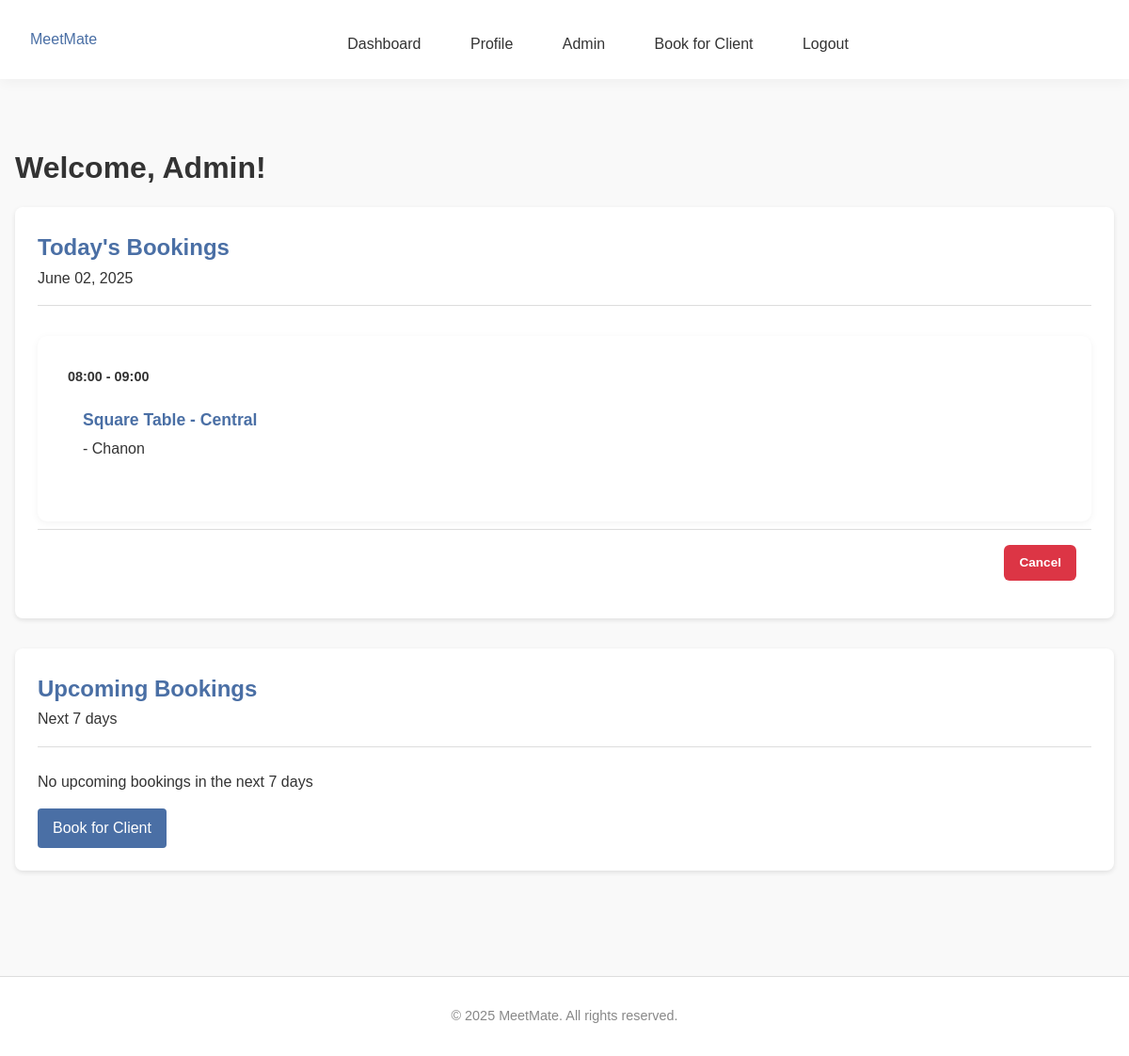
The app's page /dashboard (signed in) with its own data.
### tables this page shows
CREATE TABLE bookings (
                id INTEGER PRIMARY KEY AUTOINCREMENT,
                user_id INTEGER NOT NULL,
                room_id INTEGER NOT NULL,
                date TEXT NOT NULL,
                time_start TEXT NOT NULL,
                time_end TEXT NOT NULL,
                booking_admin_id INTEGER,
                notes TEXT,
                FOREIGN KEY (user_id) REFERENCES users (id),
                FOREIGN KEY (room_id) REFERENCES rooms (id),
                FOREIGN KEY (booking_admin_id) REFERENCES users (id)
            );

CREATE TABLE rooms (
                id INTEGER PRIMARY KEY AUTOINCREMENT,
                name TEXT NOT NULL,
                location TEXT NOT NULL,
                capacity INTEGER NOT NULL,
                room_type TEXT DEFAULT 'conference'
            );

CREATE TABLE users (
                id INTEGER PRIMARY KEY AUTOINCREMENT,
                username TEXT NOT NULL UNIQUE,
                email TEXT NOT NULL UNIQUE,
                password TEXT NOT NULL,
                firstname TEXT,
                lastname TEXT,
                dob TEXT,
                address TEXT,
                role TEXT DEFAULT 'user'
            );

### app.py (the view, shortened to what this page needs)
@app.route('/dashboard')
@login_required
def dashboard():
    connection = get_database_connection()
    cursor = connection.cursor()
    user_id = session['user_id']
    now = datetime.now()
    current_date = now.date()
    current_time = now.time()
    today_bookings = []
    upcoming_bookings = []
    today_date = ''
    user_today_bookings = []
    user_upcoming_bookings = []
    if session.get('role') == 'admin':
        from datetime import date, timedelta
        today = date.today()
        today_str = today.strftime('%Y-%m-%d')
        today_date = today.strftime('%B %d, %Y')
        tomorrow = today + timedelta(days=1)
        next_week = today + timedelta(days=7)
        tomorrow_str = tomorrow.strftime('%Y-%m-%d')
        next_week_str = next_week.strftime('%Y-%m-%d')
        cursor.execute('''
            SELECT
                b.id,
                b.date,
                b.time_start,
                b.time_end,
                b.notes,
                u.username,
                r.name as room_name,
                admin.username as admin_name
            FROM bookings b
            JOIN users u ON b.user_id = u.id
            JOIN rooms r ON b.room_id = r.id
            LEFT JOIN users admin ON b.booking_admin_id = admin.id
            WHERE b.date = ?
            ORDER BY b.time_start
        ''', (today_str,))
        for row in cursor.fetchall():
            booking = dict(row)
            if booking['admin_name']:
                booking['booked_by'] = f"Admin: {booking['admin_name']}"
            else:
                booking['booked_by'] = "Self"
            booking_date = date.fromisoformat(booking['date'])
            booking_start_time = time.fromisoformat(booking['time_start'] + ':00' if len(booking['time_start']) == 5 else booking['time_start'])
            if booking_date == current_date:
                booking['can_cancel'] = current_time < booking_start_time
                booking['status'] = 'Complete' if current_time >= booking_start_time else None
            else:
                booking['can_cancel'] = True
                booking['status'] = None
            today_bookings.append(booking)
        cursor.execute('''
            SELECT
                b.id,
                b.date,
                b.time_start,
                b.time_end,
                b.notes,
                u.username,
                r.name as room_name,
                admin.username as admin_name
            FROM bookings b
            JOIN users u ON b.user_id = u.id
            JOIN rooms r ON b.room_id = r.id
            LEFT JOIN users admin ON b.booking_admin_id = admin.id
            WHERE b.date >= ? AND b.date <= ?
            ORDER BY b.date, b.time_start
            LIMIT 10
        ''', (tomorrow_str, next_week_str))
        for row in cursor.fetchall():
            booking = dict(row)
            if booking['admin_name']:
                booking['booked_by'] = f"Admin: {booking['admin_name']}"
            else:
                booking['booked_by'] = "Self"
            booking_date = date.fromisoformat(booking['date'])
            booking['formatted_date'] = booking_date.strftime('%a, %b %d')
            booking['can_cancel'] = True
            booking['status'] = None
            upcoming_bookings.append(booking)
    connection.close()
    return render_template('dashboard.html',
                         today_bookings=today_bookings,
                         today_date=today_date,
                         upcoming_bookings=upcoming_bookings,
                         user_today_bookings=user_today_bookings,
                         user_upcoming_bookings=user_upcoming_bookings)

### app.py (called while the page is built)
def get_database_path():
    app_directory = app.root_path
    instance_directory = os.path.join(app_directory, 'instance')
    os.makedirs(instance_directory, exist_ok=True)
    database_path = os.path.join(instance_directory, 'meetmate.db')
    return database_path

def get_database_connection():
    db_path = get_database_path()
    connection = sqlite3.connect(db_path)
    connection.row_factory = sqlite3.Row
    return connection

def get_user_by_id(user_id):
    connection = get_database_connection()
    cursor = connection.cursor()
    cursor.execute("SELECT * FROM users WHERE id = ?", (user_id,))
    user = cursor.fetchone()
    connection.close()
    if user:
        return dict(user)
    return None

def login_required(f):
    @wraps(f)
    def decorated_function(*args, **kwargs):
        if 'user_id' not in session:
            flash('Please login to access this page', 'error')
            return redirect(url_for('login'))
        user = get_user_by_id(session['user_id'])
        if not user:
            session.clear()
            flash('Your account is no longer valid. Please login again.', 'warning')
            return redirect(url_for('login'))
        return f(*args, **kwargs)
    return decorated_function

### templates/dashboard.html (shortened to what this page needs)
{% extends "base.html" %}
{% block content %}
<div class="dashboard">
    <h1>Welcome, {{ session.username }}!</h1>
    {% if session.role == 'admin' %}
    <div class="dashboard-section">
        <div class="section-card">
            <div class="section-header">
                <h2>Today's Bookings</h2>
                <span class="date">{{ today_date }}</span>
            </div>
              {% if today_bookings %}
                <div class="bookings-list">
                    {% for booking in today_bookings %}
                        <div class="booking-item">
                            <div class="booking-info">
                                <div class="booking-time">
                                    {{ booking.time_start }} - {{ booking.time_end }}
                                </div>
                                <div class="booking-details">
                                    <strong>{{ booking.room_name }}</strong> - {{ booking.username }}
                                </div>
                            </div>
                            <div class="booking-actions">
                                {% if booking.can_cancel %}
                                    <a href="{{ url_for('cancel_booking', booking_id=booking.id) }}"
                                       class="btn btn-danger btn-small"
                                       onclick="return confirm('Are you sure you want to cancel this booking?')">
                                        Cancel
                                    </a>
                                {% elif booking.status == 'Complete' %}
                                    <div class="booking-status">
                                        <span class="status-completed">Complete</span>
                                    </div>
                                {% endif %}
                            </div>
                        </div>
                    {% endfor %}
                </div>
            {% else %}
                <div class="no-bookings">
                    <p>No bookings scheduled for today</p>
                    <a href="{{ url_for('admin_book') }}" class="btn btn-primary">Book for Client</a>
                </div>
            {% endif %}
        </div>
    </div>
    <div class="dashboard-section">
        <div class="section-card">
            <div class="section-header">
                <h2>Upcoming Bookings</h2>
                <span class="subtitle">Next 7 days</span>
            </div>
              {% if upcoming_bookings %}
                <div class="bookings-list">
                    {% for booking in upcoming_bookings %}
                        <div class="booking-item">
                            <div class="booking-info">
                                <div class="booking-date">
                                    {{ booking.formatted_date }}
                                </div>
                                <div class="booking-time">
                                    {{ booking.time_start }} - {{ booking.time_end }}
                                </div>
                                <div class="booking-details">
                                    <strong>{{ booking.room_name }}</strong> - {{ booking.username }}
                                    {% if booking.notes %}
                                        <div class="booking-notes">{{ booking.notes }}</div>
                                    {% endif %}
                                </div>
                            </div>
                            <div class="booking-actions">
                                {% if booking.can_cancel %}
                                    <a href="{{ url_for('cancel_booking', booking_id=booking.id) }}"
                                       class="btn btn-danger btn-small"
                                       onclick="return confirm('Are you sure you want to cancel this booking?')">
                                        Cancel
                                    </a>
                                {% elif booking.status == 'Complete' %}
                                    <div class="booking-status">
                                        <span class="status-completed">Complete</span>
                                    </div>
                                {% endif %}
                            </div>
                        </div>
                    {% endfor %}
                </div>
            {% else %}
                <div class="no-bookings">
                    <p>No upcoming bookings in the next 7 days</p>
                    <a href="{{ url_for('admin_book') }}" class="btn btn-primary">Book for Client</a>
                </div>
            {% endif %}
        </div>
    </div>
    {% endif %}
</div>
{% endblock %}

### static/css/style.css (style rules this page uses)
body { font-family: Arial, sans-serif; line-height: 1.6; color: #333; background-color: #f9f9f9; margin: 0; padding: 0; }
h1, h2, h3, h4, h5, h6 { margin-bottom: 1rem; font-weight: bold; }
a { text-decoration: none; color: #4a6fa5; }
.btn { display: inline-block; padding: 0.5rem 1rem; background-color: #4a6fa5; color: white; border: none; border-radius: 4px; cursor: pointer; font-size: 1rem; text-decoration: none; }
.btn-primary { background-color: #4a6fa5; }
.btn-danger { background-color: #dc3545; }
.dashboard { padding: 2rem 0; }
.dashboard-section { background-color: white; padding: 1.5rem; border-radius: 8px; box-shadow: 0 2px 5px rgba(0, 0, 0, 0.1); margin-bottom: 2rem; }
.section-header { margin-bottom: 1.5rem; border-bottom: 1px solid #ddd; padding-bottom: 1rem; }
.section-header h2 { color: #4a6fa5; margin: 0; }
.bookings-list { margin: 0; padding: 0; list-style: none; }
.booking-details { padding: 1rem; }
.booking-date, .booking-time { margin-bottom: 0.5rem; }
.booking-actions { padding: 1rem; border-top: 1px solid #ddd; text-align: right; }
.booking-info { margin-bottom: 0.5rem; }
.booking-time { color: #4a6fa5; font-weight: bold; font-size: 0.9rem; margin-bottom: 0.25rem; }
.booking-details strong { color: #333; font-size: 0.95rem; }
.booking-info { background: white; padding: 2rem; border-radius: 10px; box-shadow: 0 2px 8px rgba(0, 0, 0, 0.05); margin-top: 2rem; }
.confirmation-details, .booking-details { margin-bottom: 2rem; }
.booking-time { color: #333; }
.booking-details { margin-bottom: 1rem; }
.booking-details strong { color: #4a6fa5; font-size: 1.1rem; display: block; margin-bottom: 0.25rem; }
.booking-actions { text-align: right; }
.booking-actions .btn { padding: 0.5rem 1rem; font-size: 0.85rem; font-weight: bold; border-radius: 6px; text-decoration: none; }

### records on screen
bookings: time_start "08:00", time_end "09:00", room_name "Square Table - Central", username "Chanon"

### other values on screen
{{ session.username }} "Admin"
{{ today_date }} "June 02, 2025"
